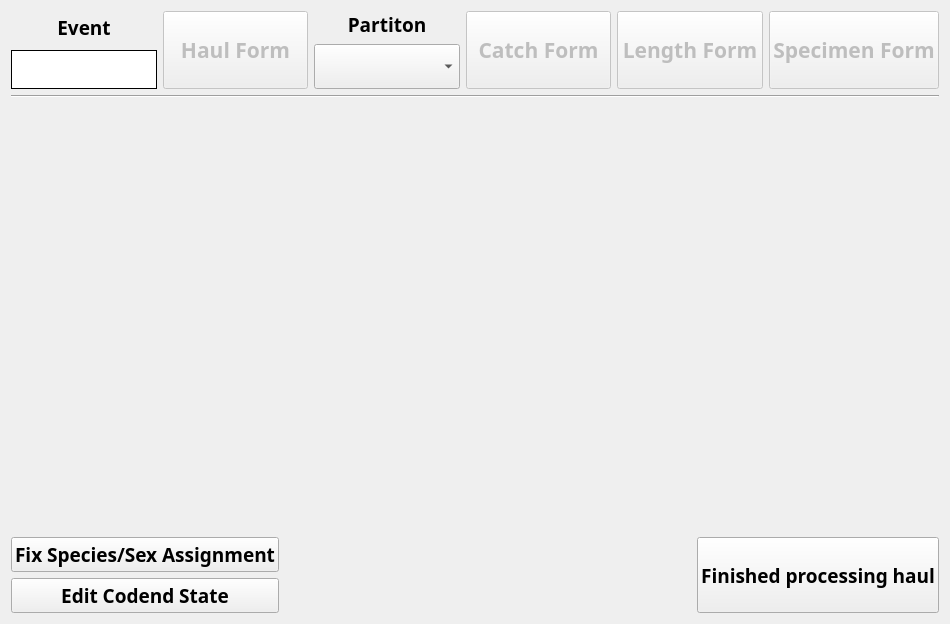
<?xml version="1.0" encoding="UTF-8"?>
<ui version="4.0">
 <class>clamsProcess</class>
 <widget class="QDialog" name="clamsProcess">
  <property name="geometry">
   <rect>
    <x>0</x>
    <y>0</y>
    <width>950</width>
    <height>624</height>
   </rect>
  </property>
  <property name="windowTitle">
   <string>CLAMS Haul Processing</string>
  </property>
  <layout class="QVBoxLayout" name="verticalLayout_4">
   <item>
    <layout class="QHBoxLayout" name="horizontalLayout_3">
     <item>
      <layout class="QVBoxLayout" name="verticalLayout">
       <item>
        <widget class="QLabel" name="label">
         <property name="font">
          <font>
           <family>Arial Black</family>
           <pointsize>14</pointsize>
           <weight>75</weight>
           <bold>true</bold>
          </font>
         </property>
         <property name="text">
          <string>Event</string>
         </property>
         <property name="alignment">
          <set>Qt::AlignCenter</set>
         </property>
        </widget>
       </item>
       <item>
        <widget class="QLabel" name="haulLabel">
         <property name="font">
          <font>
           <family>Arial Black</family>
           <pointsize>20</pointsize>
           <weight>75</weight>
           <bold>true</bold>
          </font>
         </property>
         <property name="autoFillBackground">
          <bool>false</bool>
         </property>
         <property name="styleSheet">
          <string notr="true">QWidget {
    background-color: white;
}</string>
         </property>
         <property name="frameShape">
          <enum>QFrame::Panel</enum>
         </property>
         <property name="frameShadow">
          <enum>QFrame::Plain</enum>
         </property>
         <property name="lineWidth">
          <number>1</number>
         </property>
         <property name="text">
          <string/>
         </property>
         <property name="alignment">
          <set>Qt::AlignCenter</set>
         </property>
        </widget>
       </item>
      </layout>
     </item>
     <item>
      <widget class="QPushButton" name="haulBtn">
       <property name="enabled">
        <bool>false</bool>
       </property>
       <property name="sizePolicy">
        <sizepolicy hsizetype="Minimum" vsizetype="Preferred">
         <horstretch>0</horstretch>
         <verstretch>0</verstretch>
        </sizepolicy>
       </property>
       <property name="font">
        <font>
         <family>Arial Black</family>
         <pointsize>16</pointsize>
         <weight>75</weight>
         <bold>true</bold>
        </font>
       </property>
       <property name="autoFillBackground">
        <bool>true</bool>
       </property>
       <property name="text">
        <string>Haul Form</string>
       </property>
       <property name="checkable">
        <bool>false</bool>
       </property>
      </widget>
     </item>
     <item>
      <layout class="QVBoxLayout" name="verticalLayout_2">
       <item>
        <widget class="QLabel" name="label_2">
         <property name="font">
          <font>
           <family>Arial Black</family>
           <pointsize>14</pointsize>
           <weight>75</weight>
           <bold>true</bold>
          </font>
         </property>
         <property name="text">
          <string>Partiton</string>
         </property>
         <property name="alignment">
          <set>Qt::AlignCenter</set>
         </property>
        </widget>
       </item>
       <item>
        <widget class="QComboBox" name="partitionBox">
         <property name="font">
          <font>
           <family>Arial Black</family>
           <pointsize>20</pointsize>
          </font>
         </property>
        </widget>
       </item>
      </layout>
     </item>
     <item>
      <widget class="QPushButton" name="catchBtn">
       <property name="enabled">
        <bool>false</bool>
       </property>
       <property name="sizePolicy">
        <sizepolicy hsizetype="Minimum" vsizetype="Preferred">
         <horstretch>0</horstretch>
         <verstretch>0</verstretch>
        </sizepolicy>
       </property>
       <property name="font">
        <font>
         <family>Arial Black</family>
         <pointsize>16</pointsize>
         <weight>75</weight>
         <bold>true</bold>
        </font>
       </property>
       <property name="autoFillBackground">
        <bool>true</bool>
       </property>
       <property name="text">
        <string>Catch Form</string>
       </property>
       <property name="checkable">
        <bool>false</bool>
       </property>
      </widget>
     </item>
     <item>
      <widget class="QPushButton" name="lengthBtn">
       <property name="enabled">
        <bool>false</bool>
       </property>
       <property name="sizePolicy">
        <sizepolicy hsizetype="Minimum" vsizetype="Preferred">
         <horstretch>0</horstretch>
         <verstretch>0</verstretch>
        </sizepolicy>
       </property>
       <property name="font">
        <font>
         <family>Arial Black</family>
         <pointsize>16</pointsize>
         <weight>75</weight>
         <bold>true</bold>
        </font>
       </property>
       <property name="autoFillBackground">
        <bool>true</bool>
       </property>
       <property name="text">
        <string>Length Form</string>
       </property>
       <property name="checkable">
        <bool>false</bool>
       </property>
      </widget>
     </item>
     <item>
      <widget class="QPushButton" name="specBtn">
       <property name="enabled">
        <bool>false</bool>
       </property>
       <property name="sizePolicy">
        <sizepolicy hsizetype="Minimum" vsizetype="Preferred">
         <horstretch>0</horstretch>
         <verstretch>0</verstretch>
        </sizepolicy>
       </property>
       <property name="font">
        <font>
         <family>Arial Black</family>
         <pointsize>16</pointsize>
         <weight>75</weight>
         <bold>true</bold>
        </font>
       </property>
       <property name="autoFillBackground">
        <bool>true</bool>
       </property>
       <property name="text">
        <string>Specimen Form</string>
       </property>
       <property name="checkable">
        <bool>false</bool>
       </property>
      </widget>
     </item>
    </layout>
   </item>
   <item>
    <widget class="Line" name="line">
     <property name="orientation">
      <enum>Qt::Horizontal</enum>
     </property>
    </widget>
   </item>
   <item>
    <spacer name="verticalSpacer">
     <property name="orientation">
      <enum>Qt::Vertical</enum>
     </property>
     <property name="sizeHint" stdset="0">
      <size>
       <width>20</width>
       <height>40</height>
      </size>
     </property>
    </spacer>
   </item>
   <item>
    <layout class="QHBoxLayout" name="horizontalLayout_2">
     <item>
      <layout class="QVBoxLayout" name="verticalLayout_3">
       <item>
        <widget class="QPushButton" name="fixSpeciesBtn">
         <property name="font">
          <font>
           <family>Arial Black</family>
           <pointsize>14</pointsize>
           <weight>75</weight>
           <bold>true</bold>
          </font>
         </property>
         <property name="autoFillBackground">
          <bool>true</bool>
         </property>
         <property name="text">
          <string>Fix Species/Sex Assignment</string>
         </property>
        </widget>
       </item>
       <item>
        <widget class="QPushButton" name="editCodendStateBtn">
         <property name="font">
          <font>
           <family>Arial Black</family>
           <pointsize>14</pointsize>
           <weight>75</weight>
           <bold>true</bold>
          </font>
         </property>
         <property name="text">
          <string>Edit Codend State</string>
         </property>
        </widget>
       </item>
      </layout>
     </item>
     <item>
      <spacer name="horizontalSpacer">
       <property name="orientation">
        <enum>Qt::Horizontal</enum>
       </property>
       <property name="sizeHint" stdset="0">
        <size>
         <width>40</width>
         <height>20</height>
        </size>
       </property>
      </spacer>
     </item>
     <item>
      <widget class="QPushButton" name="doneBtn">
       <property name="sizePolicy">
        <sizepolicy hsizetype="Minimum" vsizetype="Preferred">
         <horstretch>0</horstretch>
         <verstretch>0</verstretch>
        </sizepolicy>
       </property>
       <property name="font">
        <font>
         <family>Arial Black</family>
         <pointsize>14</pointsize>
         <weight>75</weight>
         <bold>true</bold>
        </font>
       </property>
       <property name="autoFillBackground">
        <bool>true</bool>
       </property>
       <property name="text">
        <string>Finished processing haul</string>
       </property>
      </widget>
     </item>
    </layout>
   </item>
  </layout>
 </widget>
 <resources/>
 <connections/>
</ui>
